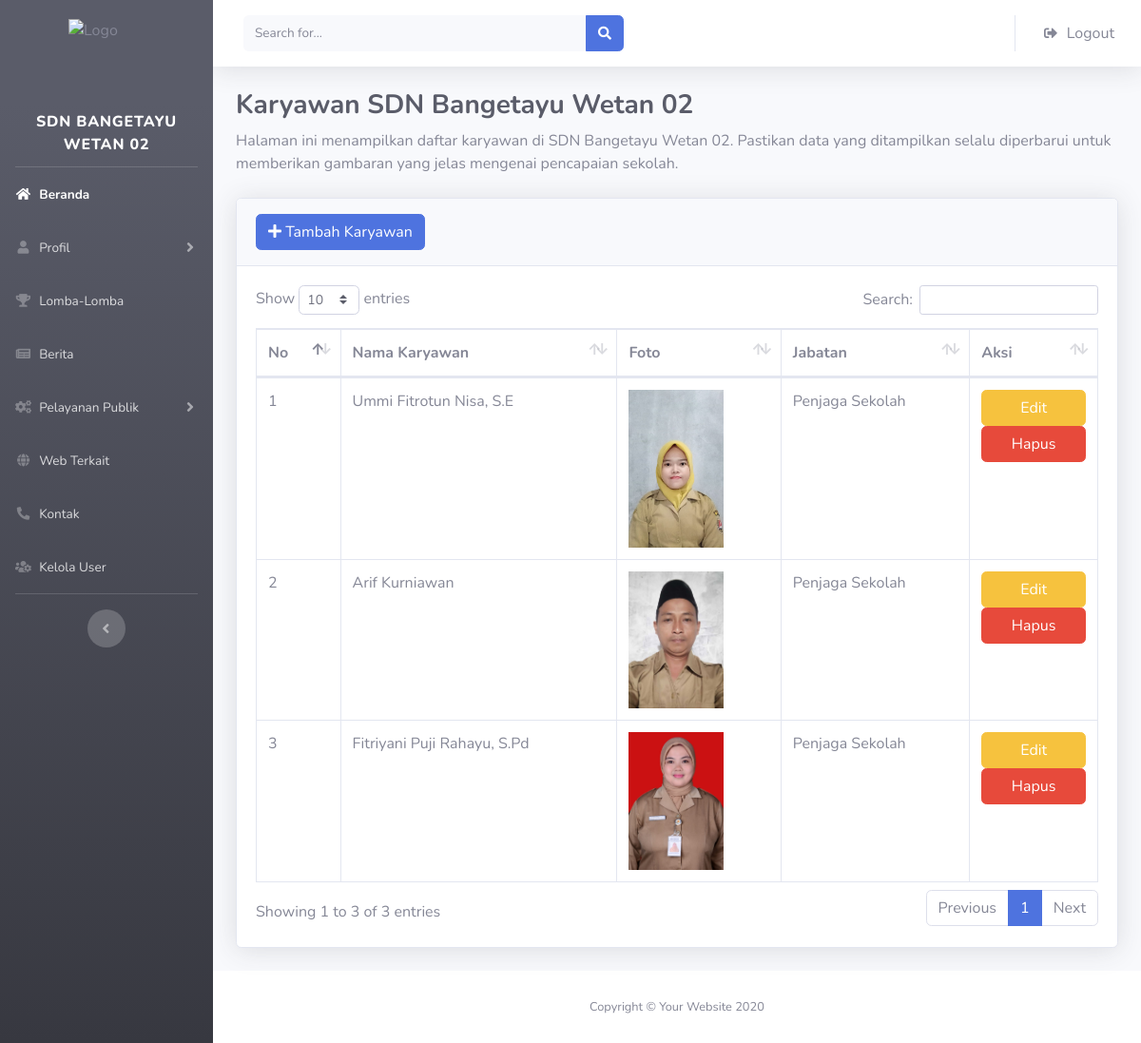
The page /admin/profil_karyawan/profil_karyawan.php on the database its author committed.
### tables this page shows
CREATE TABLE `profil_karyawan` (
  `id` int(11) NOT NULL,
  `nama` varchar(100) DEFAULT NULL,
  `foto` text DEFAULT NULL,
  `jabatan` varchar(100) DEFAULT NULL
);

### admin/profil_karyawan/profil_karyawan.php (the view, shortened to what this page needs)
<?php
include 'db_connect.php';
$query = "SELECT * FROM profil_karyawan";
$result = $conn->query($query);
?>
<!DOCTYPE html>
<html lang="en">
<head>
    <link href="../vendor/fontawesome-free/css/all.min.css" rel="stylesheet" type="text/css">
    <link href="../css/sb-admin-2.min.css" rel="stylesheet">
    <link href="../vendor/datatables/dataTables.bootstrap4.min.css" rel="stylesheet">
</head>
<body id="page-top">
    <div id="wrapper">
       <ul class="navbar-nav bg-gradient-dark sidebar sidebar-dark accordion" id="accordionSidebar">
        <div class="sidebar-brand-icon d-flex flex-column align-items-center justify-content-center">
        <img src="../img/logo sd.png" alt="Logo" style="width: 80px; height: 80px; margin-bottom: 5px; margin-top: 20px;">
        </div>
            <a class="sidebar-brand d-flex flex-column align-items-center justify-content-center" href="index.html">
                <div class="sidebar-brand-text mx-3 text-center">SDN BANGETAYU WETAN 02</div>
            </a>
        <hr class="sidebar-divider my-0">
        <li class="nav-item active">
            <a class="nav-link" href="../beranda/beranda.php">
                <i class="fas fa-fw fa-home"></i>
                <span>Beranda</span>
            </a>
        </li>
        <li class="nav-item">
            <a class="nav-link collapsed" href="#" data-toggle="collapse" data-target="#collapseTwo" aria-expanded="true" aria-controls="collapseTwo">
                <i class="fas fa-fw fa-user"></i>
                <span>Profil</span>
            </a>
        </li>
        <li class="nav-item">
            <a class="nav-link" href="../lomba_sekolah/lomba.php">
                <i class="fas fa-fw fa-trophy"></i>
                <span>Lomba-Lomba</span>
            </a>
        </li>
        <li class="nav-item">
            <a class="nav-link" href="../berita_sekolah/berita_sekolah.php">
                <i class="fas fa-fw fa-newspaper"></i>
                <span>Berita</span>
            </a>
        </li>
        <li class="nav-item">
            <a class="nav-link collapsed" href="#" data-toggle="collapse" data-target="#collapseUtilities" aria-expanded="true" aria-controls="collapseUtilities">
                <i class="fas fa-fw fa-cogs"></i>
                <span>Pelayanan Publik</span>
            </a>
        </li>
        <li class="nav-item">
        <a class="nav-link" href="../website/website.php">
            <i class="fas fa-fw fa-globe"></i>
            <span>Web Terkait</span>
        </a>
        </li>
        <li class="nav-item">
            <a class="nav-link" href="../kontak/edit_kontak.php">
                <i class="fas fa-fw fa-phone-alt"></i>
                <span>Kontak</span>
            </a>
        </li>
        <li class="nav-item">
            <a class="nav-link" href="../users/users.php">
                <i class="fas fa-fw fa-users-cog"></i>
                <span>Kelola User</span>
            </a>
        </li>
            <hr class="sidebar-divider d-none d-md-block">
            <div class="text-center d-none d-md-inline">
                <button class="rounded-circle border-0" id="sidebarToggle"></button>
            </div>
        </ul>
        <div id="content-wrapper" class="d-flex flex-column">
            <div id="content">
                <nav class="navbar navbar-expand navbar-light bg-white topbar mb-4 static-top shadow">
                    <form
                        class="d-none d-sm-inline-block form-inline mr-auto ml-md-3 my-2 my-md-0 mw-100 navbar-search">
                        <div class="input-group">
                            <input type="text" class="form-control bg-light border-0 small" placeholder="Search for..."
                                aria-label="Search" aria-describedby="basic-addon2">
                            <div class="input-group-append">
                                <button class="btn btn-primary" type="button">
                                    <i class="fas fa-search fa-sm"></i>
                                </button>
                            </div>
                        </div>
                    </form>
                    <ul class="navbar-nav ml-auto">
                        <li class="nav-item dropdown no-arrow">
                            <a class="nav-link dropdown-toggle" href="#" id="userDropdown" role="button"
                            data-toggle="dropdown" aria-haspopup="true" aria-expanded="false">
                                <i class="fas fa-sign-out-alt fa-sm fa-fw mr-2 text-gray-600"></i>
                                <span class="text-gray-600">Logout</span>
                            </a>
                        </li>
                    </ul>
                </nav>
                <div class="container-fluid">
                    <h1 class="h3 mb-2 text-gray-800 font-weight-bold">Karyawan SDN Bangetayu Wetan 02</h1>
                    <p class="mb-4">Halaman ini menampilkan daftar karyawan di SDN Bangetayu Wetan 02. Pastikan data yang ditampilkan selalu diperbarui untuk memberikan gambaran yang jelas mengenai pencapaian sekolah.</p>
                <div class="card shadow mb-4">
                <div class="card-header py-3 d-flex justify-content-between align-items-center">
                    <a href="tambah_karyawan.php" class="btn btn-primary">
                        <i class="fas fa-plus"></i> Tambah Karyawan
                    </a>
                </div>
                    <div class="card-body">
                        <div class="table-responsive">
                            <table class="table table-bordered" id="dataTable" width="100%" cellspacing="0">
                                <thead>
                                    <tr>
                                        <th>No</th>
                                        <th>Nama Karyawan</th>
                                        <th>Foto</th>
                                        <th>Jabatan</th>
                                        <th>Aksi</th>
                                    </tr>
                                </thead>
                                <tbody>
                                    <?php
                                    if ($result->num_rows > 0) {
                                        $no = 1;
                                        while($karyawan = $result->fetch_assoc()) {
                                            echo "<tr>";
                                            echo "<td>{$no}</td>";
                                            echo "<td>{$karyawan['nama']}</td>";
                                            echo "<td><img src='uploads/{$karyawan['foto']}' alt='Foto Karyawan' width='100'></td>";
                                            echo "<td>{$karyawan['jabatan']}</td>";
                                            echo "<td>
                                                    <a href='edit_karyawan.php?id={$karyawan['id']}' class='btn btn-warning d-flex justify-content-center'>Edit</a>
                                                    <a href='#' data-id='{$karyawan['id']}' class='btn btn-danger btn-hapus d-flex justify-content-center'>Hapus</a>
                                                </td>";
                                            echo "</tr>";
                                            $no++;
                                        }
                                    } else {
                                        echo "<tr><td colspan='5' class='text-center'>Data tidak tersedia</td></tr>";
                                    }
                                    ?>
                                </tbody>
                            </table>
                        </div>
                    </div>
                </div>
            </div>
            <footer class="sticky-footer bg-white">
                <div class="container my-auto">
                    <div class="copyright text-center my-auto">
                        <span>Copyright &copy; Your Website 2020</span>
                    </div>
                </div>
            </footer>
        </div>
    </div>
</body>
</html>

### rows shown on the page
profil_karyawan: nama "Ummi Fitrotun Nisa, S.E", foto (picture), jabatan "Penjaga Sekolah"
profil_karyawan: nama "Arif Kurniawan", foto (picture), jabatan "Penjaga Sekolah"
profil_karyawan: nama "Fitriyani Puji Rahayu, S.Pd", foto (picture), jabatan "Penjaga Sekolah"
